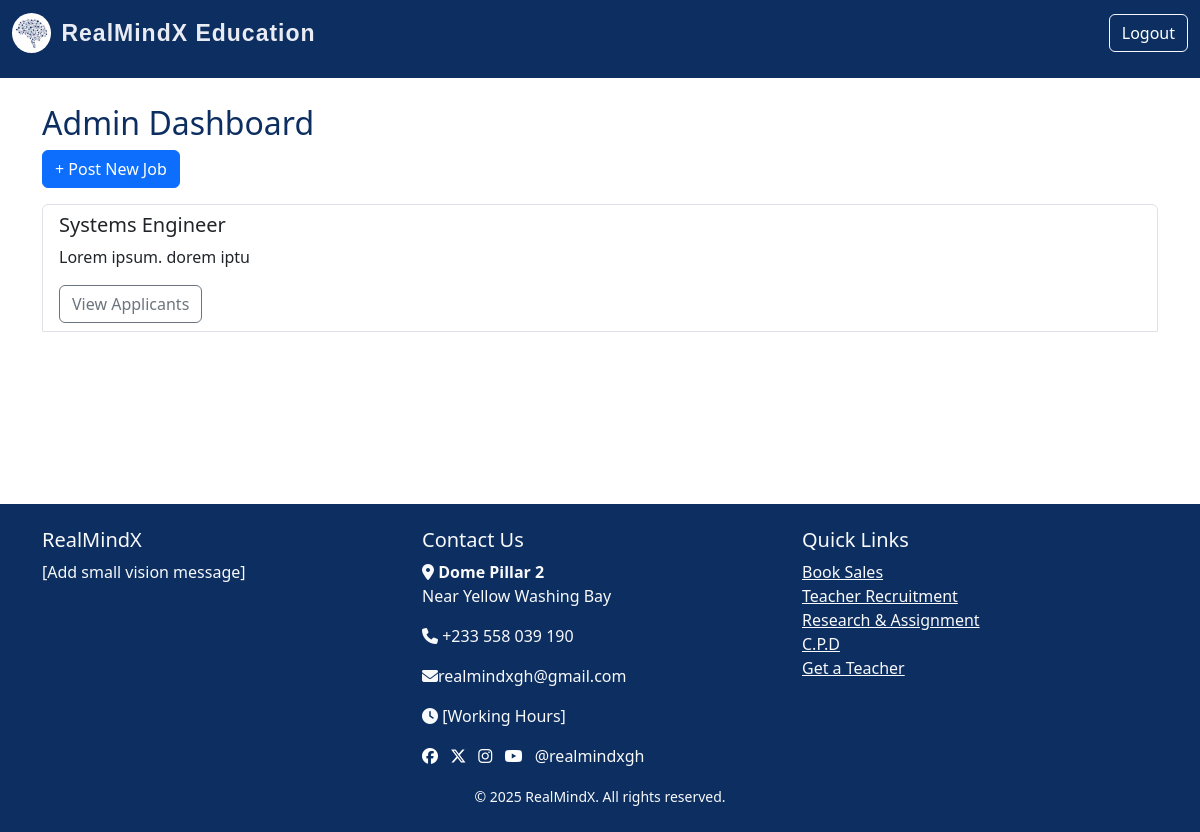
/admin/dashboard (signed in), run on an earlier commit of the app's database.
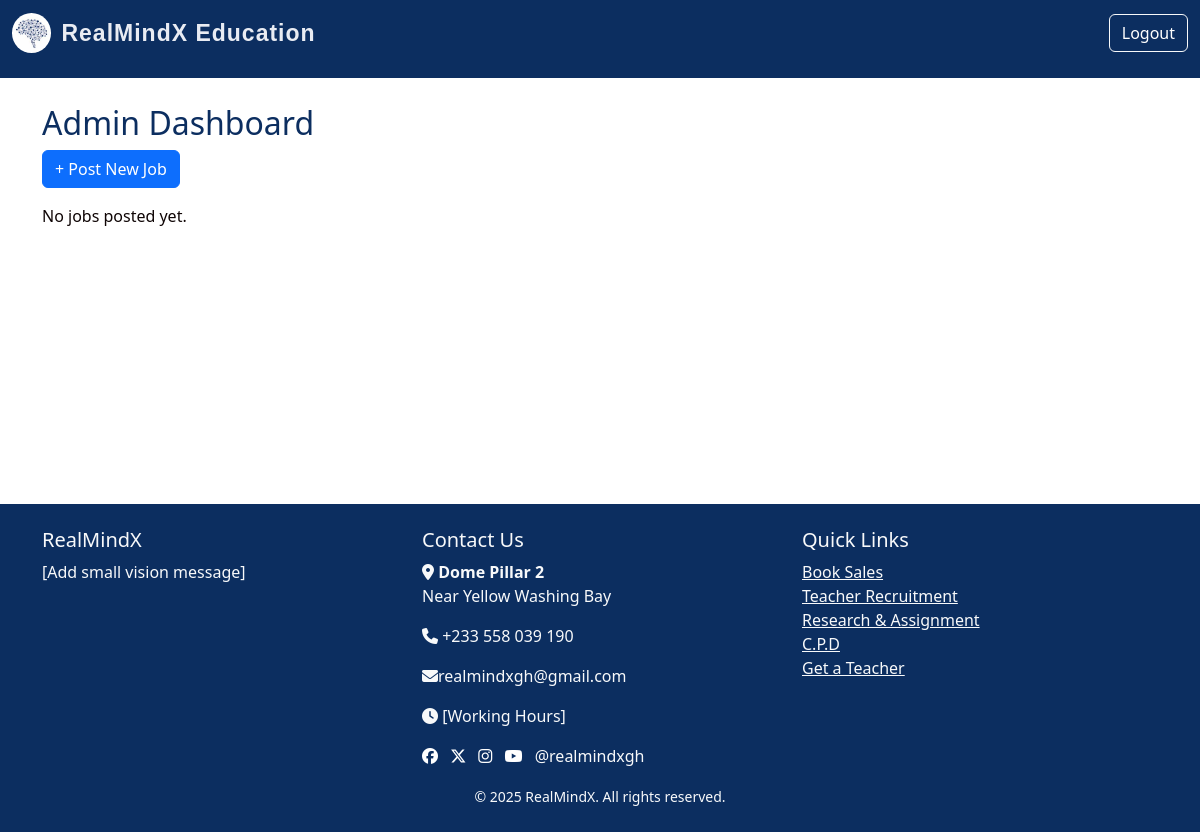
And on a later commit of the database.
### models.py (models this page shows)
class JobPost(db.Model):
    id = db.Column(db.Integer, primary_key=True)
    title = db.Column(db.String(150), nullable=False)
    description = db.Column(db.Text, nullable=False)
    job_type = db.Column(db.String(50))
    requirements = db.Column(db.Text, nullable=False)
    date_posted = db.Column(db.DateTime, default=datetime.utcnow)
    admin_id = db.Column(db.Integer, db.ForeignKey('admin.id'), nullable=False)
    applications = db.relationship('Application', backref='job', cascade='all, delete-orphan', lazy=True)

### routes.py (the view)
@app.route('/admin/dashboard')
@login_required
def admin_dashboard():
    if not isinstance(current_user, Admin):
        return redirect(url_for('users_dashboard'))
    jobs = JobPost.query.filter_by(admin_id=current_user.id).all()
    return render_template('admin_dashboard.html', admin=current_user, jobs=jobs)

### routes.py (called while the page is built)
@login_manager.user_loader
def load_user(user_id):
    try:
        user_type, id = user_id.split(":")
        if user_type == "user":
            return User.query.get(int(id))
        elif user_type == "admin":
            return Admin.query.get(int(id))
    except ValueError:
        return None

### templates/admin_dashboard.html
{% extends 'index.html' %}
{% block content %}
<h2 class="admin-dashboard-one">Admin Dashboard</h2>
<a href="{{ url_for('post_job') }}" class="btn btn-primary mb-3 admin-dashboard-two">+ Post New Job</a>
{% if jobs %}
    <div class="list-group">
        {% for job in jobs %}
            <div class="list-group-item">
                <h5>{{ job.title }}</h5>
                <p>{{ job.description }}</p>
                <a href="{{ url_for('view_applicants', job_id=job.id) }}" class="btn btn-outline-secondary">View Applicants</a>
            </div><br>
        {% endfor %}
    </div>
{% else %}
    <p>No jobs posted yet.</p>
{% endif %}
{% endblock %}

What changed in the data, as far as the page shows it:
removed JobPost: title "Systems Engineer", description "Lorem ipsum. dorem iptu"
Also different on the page:
text now shown: "No jobs posted yet."
